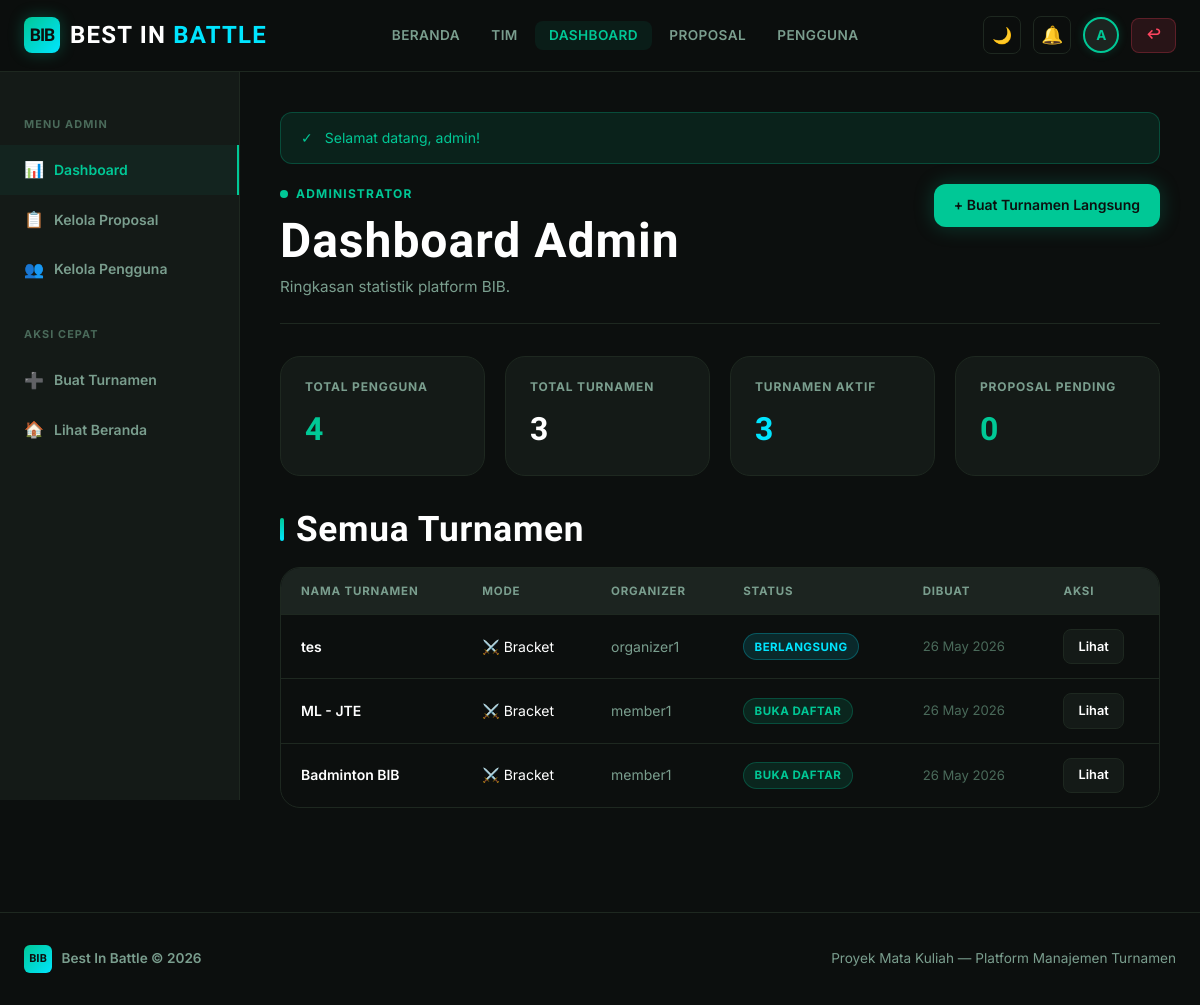
Page /pages/admin/dashboard.php (signed in) on the earlier database version.
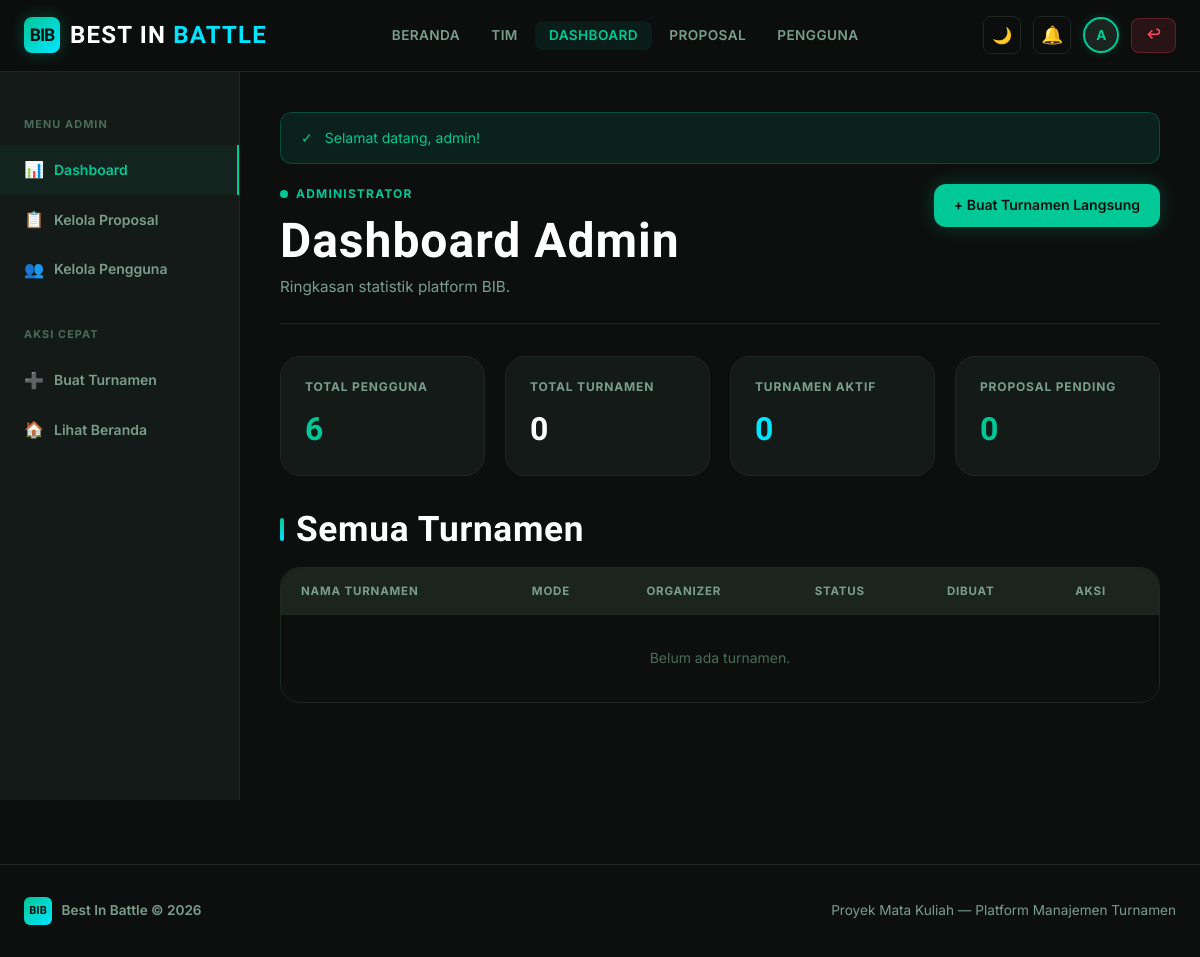
Same page on the later database version.
### tables this page shows
CREATE TABLE `tournaments` (
  `id` int(11) NOT NULL,
  `organizer_id` int(11) NOT NULL,
  `name` varchar(100) NOT NULL,
  `description` text NOT NULL,
  `mode` enum('bracket','point') NOT NULL,
  `participant_type` enum('individual','team') NOT NULL,
  `sets_per_match` tinyint(4) DEFAULT NULL,
  `status` enum('pending','open','ongoing','finished','rejected') NOT NULL DEFAULT 'pending',
  `created_at` timestamp NOT NULL DEFAULT current_timestamp()
);

CREATE TABLE `users` (
  `id` int(11) NOT NULL,
  `username` varchar(50) NOT NULL,
  `email` varchar(100) NOT NULL,
  `password` varchar(255) NOT NULL,
  `role` enum('admin','member') NOT NULL,
  `created_at` timestamp NOT NULL DEFAULT current_timestamp() ON UPDATE current_timestamp()
);

### pages/admin/dashboard.php (the view, shortened to what this page needs)
<?php
require_once '../../config/database.php';
$total_users       = mysqli_fetch_assoc(mysqli_query($conn, "SELECT COUNT(*) AS c FROM users"))['c'];
$total_tournaments = mysqli_fetch_assoc(mysqli_query($conn, "SELECT COUNT(*) AS c FROM tournaments"))['c'];
$active_tournaments = mysqli_fetch_assoc(mysqli_query($conn, "SELECT COUNT(*) AS c FROM tournaments WHERE status IN ('open','ongoing')"))['c'];
$pending_proposals  = mysqli_fetch_assoc(mysqli_query($conn, "SELECT COUNT(*) AS c FROM tournaments WHERE status = 'pending'"))['c'];
$recent_query  = "SELECT t.*, u.username AS organizer_name FROM tournaments t JOIN users u ON t.organizer_id = u.id ORDER BY t.created_at DESC LIMIT 8";
$recent_result = mysqli_query($conn, $recent_query);
$recent = [];
if ($recent_result) {
    while ($r = mysqli_fetch_assoc($recent_result)) $recent[] = $r;
}
?>
<!DOCTYPE html>
<html lang="id" data-theme="">
<head>
    <link rel="stylesheet" href= "../../assets/css/global.css">
    <link rel="stylesheet" href= "../../assets/css/dashboard.css">
</head>
<body class="page-fade">
<?php include '../components/navbar.php'; ?>
<div class="admin-layout">
    <aside class="admin-sidebar">
        <div class="admin-sidebar-section">Menu Admin</div>
        <ul class="admin-sidebar-nav">
            <li><a href="<?= $base ?>pages/admin/dashboard.php" class="active"><span class="nav-icon">📊</span> Dashboard</a></li>
            <li><a href="<?= $base ?>pages/admin/proposals.php"><span class="nav-icon">📋</span> Kelola Proposal
            </a></li>
            <li><a href="<?= $base ?>pages/admin/users.php"><span class="nav-icon">👥</span> Kelola Pengguna</a></li>
        </ul>
        <div class="admin-sidebar-section" style="margin-top:1.5rem;">Aksi Cepat</div>
        <ul class="admin-sidebar-nav">
            <li><a href="<?= $base ?>pages/tournament/create_admin.php"><span class="nav-icon">➕</span> Buat Turnamen</a></li>
            <li><a href="<?= $base ?>index.php"><span class="nav-icon">🏠</span> Lihat Beranda</a></li>
        </ul>
    </aside>
    <main class="admin-content">
        <?php include '../components/alert.php'; ?>
        <div class="page-header">
            <div class="page-header-info">
                <div class="page-label">Administrator</div>
                <h1>Dashboard Admin</h1>
                <p>Ringkasan statistik platform BIB.</p>
            </div>
            <a href="<?= $base ?>pages/tournament/create_admin.php" class="btn btn-primary">
                + Buat Turnamen Langsung
            </a>
        </div>
        <div class="stats-grid">
            <div class="stat-card">
                <div class="stat-label">Total Pengguna</div>
                <div class="stat-value accent"><?= number_format($total_users) ?></div>
            </div>
            <div class="stat-card">
                <div class="stat-label">Total Turnamen</div>
                <div class="stat-value"><?= number_format($total_tournaments) ?></div>
            </div>
            <div class="stat-card">
                <div class="stat-label">Turnamen Aktif</div>
                <div class="stat-value accent-2"><?= number_format($active_tournaments) ?></div>
            </div>
            <div class="stat-card" style="<?= $pending_proposals > 0 ? 'border-color:rgba(251,191,36,0.4);' : '' ?>">
                <div class="stat-label">Proposal Pending</div>
                <div class="stat-value <?= $pending_proposals > 0 ? '' : 'accent' ?>" style="<?= $pending_proposals > 0 ? 'color:#FBB024;' : '' ?>">
                    <?= number_format($pending_proposals) ?>
                </div>
            </div>
        </div>
        <div class="section-title mb-2"><h2>Semua Turnamen</h2></div>
        <div class="table-wrap">
            <table>
                <thead>
                    <tr>
                        <th>Nama Turnamen</th>
                        <th>Mode</th>
                        <th>Organizer</th>
                        <th>Status</th>
                        <th>Dibuat</th>
                        <th>Aksi</th>
                    </tr>
                </thead>
                <tbody>
                    <?php if (empty($recent)): ?>
                        <tr><td colspan="6" style="text-align:center;color:var(--text-dim);padding:2rem;">Belum ada turnamen.</td></tr>
                    <?php else: ?>
                        <?php
                        $status_map = [
                            'pending'  => ['label' => 'Pending',    'class' => 'badge-pending'],
                            'open'     => ['label' => 'Buka Daftar','class' => 'badge-success'],
                            'ongoing'  => ['label' => 'Berlangsung','class' => 'badge-ongoing'],
                            'finished' => ['label' => 'Selesai',    'class' => 'badge-finished'],
                            'rejected' => ['label' => 'Ditolak',    'class' => 'badge-danger'],
                        ];
                        foreach ($recent as $t):
                            $s = $status_map[$t['status']] ?? ['label' => $t['status'], 'class' => ''];
                        ?>
                            <tr>
                                <td style="font-weight:600;"><?= htmlspecialchars($t['name']) ?></td>
                                <td><?= $t['mode'] === 'bracket' ? '⚔️ Bracket' : '📊 Poin' ?></td>
                                <td style="color:var(--text-muted);"><?= htmlspecialchars($t['organizer_name']) ?></td>
                                <td><span class="badge <?= $s['class'] ?>"><?= $s['label'] ?></span></td>
                                <td style="color:var(--text-dim);font-size:0.82rem;"><?= date('d M Y', strtotime($t['created_at'])) ?></td>
                                <td>
                                    <a href="<?= $base ?>pages/tournament/detail.php?id=<?= $t['id'] ?>" class="btn btn-secondary btn-sm">Lihat</a>
                                </td>
                            </tr>
                        <?php endforeach; ?>
                    <?php endif; ?>
                </tbody>
            </table>
        </div>
    </main>
</div>
<?php include '../components/footer.php'; ?>
</body>
</html>

### pages/components/navbar.php (shortened to what this page needs)
<?php
$current_role = $_SESSION['role'] ?? 'guest';
$current_username = $_SESSION['username'] ?? '';
$script = str_replace('\\', '/', $_SERVER['SCRIPT_FILENAME']);
$root   = str_replace('\\', '/', $_SERVER['DOCUMENT_ROOT']);
$rel    = str_replace($root, '', $script);
$depth  = substr_count(trim($rel, '/'), '/');
$base   = $depth > 1 ? str_repeat('../', $depth - 1) : '';
$current_page = basename($_SERVER['PHP_SELF'], '.php');
?>
<nav class="navbar">
    <div class="container">
        <a href="<?= $base ?>index.php" class="navbar-brand">
            <div class="logo-icon">BIB</div>
            <span>BEST IN <span class="accent">BATTLE</span></span>
        </a>
        <ul class="navbar-nav">
            <li><a href="<?= $base ?>index.php" class="<?= $current_page === 'index' ? 'active' : '' ?>">Beranda</a>
            <li><a href="<?= $base ?>pages/about.php" class="<?= $current_page === 'about' ? 'active' : '' ?>">Tim</a></li>
            </li>
            <?php if ($current_role === 'admin'): ?>
                <li><a href="<?= $base ?>pages/admin/dashboard.php"
                        class="<?= $current_page === 'dashboard' ? 'active' : '' ?>">Dashboard</a></li>
                <li><a href="<?= $base ?>pages/admin/proposals.php"
                        class="<?= $current_page === 'proposals' ? 'active' : '' ?>">Proposal</a></li>
                <li><a href="<?= $base ?>pages/admin/users.php"
                        class="<?= $current_page === 'users' ? 'active' : '' ?>">Pengguna</a></li>
            <?php endif; ?>
        </ul>
        <div class="navbar-right">
            <button class="theme-toggle" id="themeToggle" title="Ganti tema" aria-label="Toggle tema">
                <span id="themeIcon">🌙</span>
            </button>
            <?php if ($current_role !== 'guest'): ?>
                <div style="position:relative;">
                    <button class="notif-btn" id="notifBtn" aria-label="Notifikasi" aria-expanded="false">
                        🔔
                    </button>
                </div>
                <a href="<?= $base ?>pages/member/profile.php" style="display:flex;align-items:center;gap:0.6rem;text-decoration:none;">
                    <div class="user-avatar"><?= strtoupper(substr($current_username, 0, 1)) ?></div>
                </a>
                <a href="<?= $base ?>pages/auth/logout.php" class="btn btn-sm btn-danger" title="Logout">↩</a>
            <?php else: ?>
                <a href="<?= $base ?>pages/auth/login.php" class="btn btn-primary btn-sm">Masuk / Daftar</a>
            <?php endif; ?>
        </div>
    </div>
</nav>

### pages/components/alert.php (shortened to what this page needs)
<?php
if (isset($_SESSION['success'])): ?>
    <div class="alert alert-success">
        <span>✓</span>
        <span><?= htmlspecialchars($_SESSION['success']) ?></span>
    </div>
<?php endif; ?>

### pages/components/footer.php (shortened to what this page needs)
<footer>
    <div class="container">
        <div class="footer-inner">
            <div style="display:flex;align-items:center;gap:0.6rem;">
                <div style="width:28px;height:28px;background:linear-gradient(135deg,var(--accent),var(--accent-2));border-radius:6px;display:flex;align-items:center;justify-content:center;font-family:var(--font-display);font-size:0.7rem;font-weight:900;color:#0C0F0E;">BIB</div>
                <span style="font-weight:600;color:var(--text-muted);">Best In Battle &copy; 2026</span>
            </div>
            <span>Proyek Mata Kuliah &mdash; Platform Manajemen Turnamen</span>
        </div>
    </div>
</footer>

### assets/css/dashboard.css (style rules this page uses)
.admin-layout { display: grid; grid-template-columns: 240px 1fr; gap: 0; min-height: calc(100vh - 72px); }
.admin-sidebar { background: var(--surface); border-right: 1px solid var(--border); padding: 1.5rem 0; position: sticky; top: 72px; height: calc(100vh - 72px); overflow-y: auto; }
.admin-sidebar-nav { list-style: none; }
.admin-sidebar-nav li a { display: flex; align-items: center; gap: 0.75rem; padding: 0.75rem 1.5rem; color: var(--text-muted); font-size: 0.875rem; font-weight: 600; transition: var(--transition); border-right: 2px solid transparent; }
.admin-sidebar-nav li a.active { color: var(--accent); background: rgba(0,200,150,0.06); border-right-color: var(--accent); }
.admin-sidebar-nav .nav-icon { width: 18px; text-align: center; font-size: 1rem; }
.admin-sidebar-section { padding: 0.5rem 1.5rem; font-size: 0.68rem; font-weight: 700; text-transform: uppercase; letter-spacing: 0.1em; color: var(--text-dim); margin: 0.75rem 0 0.25rem; }
.admin-content { padding: 2.5rem; overflow: auto; }

Differences in the rows shown:
removed tournaments: name "tes", mode "⚔️ Bracket", organizer.username "organizer1", status "BERLANGSUNG", created_at "26 May 2026"
removed tournaments: name "ML - JTE", mode "⚔️ Bracket", organizer.username "member1", status "BUKA DAFTAR", created_at "26 May 2026"
removed tournaments: name "Badminton BIB", mode "⚔️ Bracket", organizer.username "member1", status "BUKA DAFTAR", created_at "26 May 2026"
Other differences:
$total_users: "4" → "6"
$total_tournaments: "3" → "0"
$active_tournaments: "3" → "0"
text now shown: "Belum ada turnamen."
